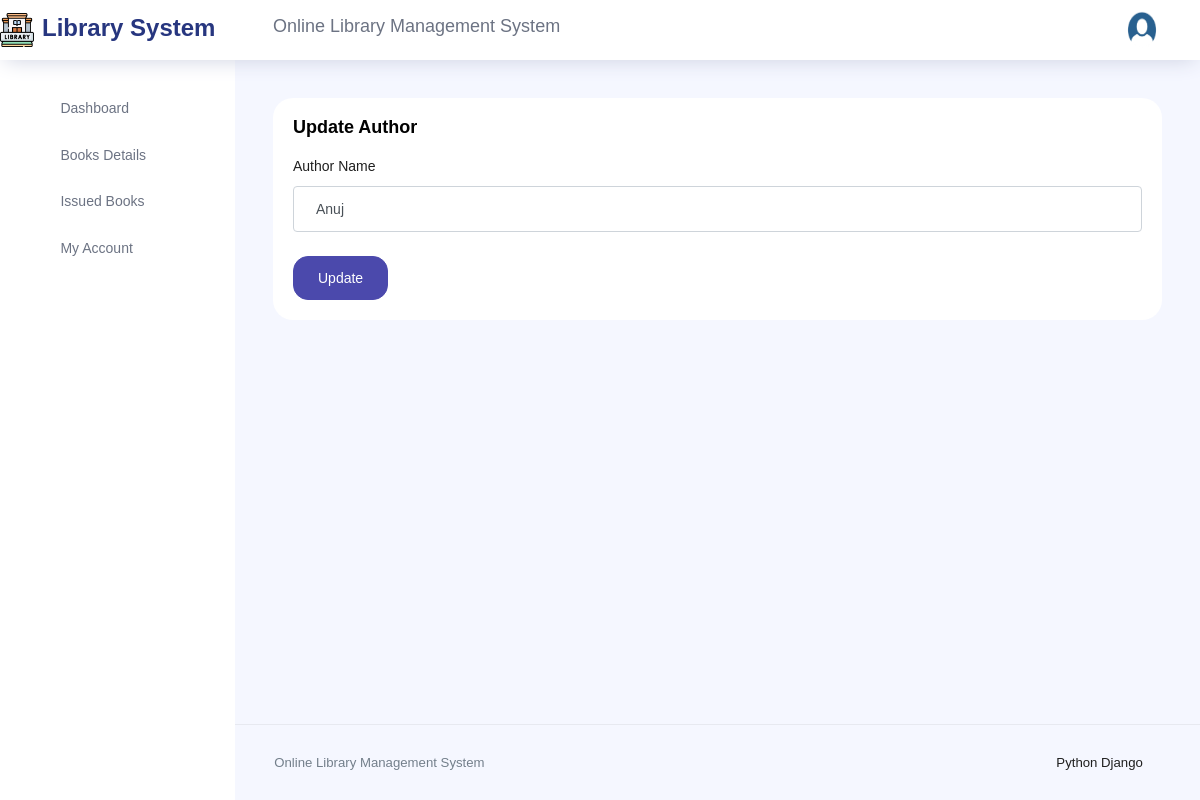
The page /UpdateAuthor/1 (signed in) on the database its author committed.
### olmsapp/models.py (models this page shows, shortened)
class CustomUser(AbstractUser):
    USER = (
        (1, 'admin'),
        (2, 'students'),
    )
    user_type = models.IntegerField(choices=USER, default=1)  # Changed to IntegerField
    profile_pic = models.ImageField(upload_to='media/profile_pic', blank=True, null=True)  # Optional field for profile pic

class Author(models.Model):
    authorname = models.CharField(max_length=200)
    created_at = models.DateTimeField(auto_now_add=True)
    updated_at = models.DateTimeField(auto_now=True)

### olms/adminviews.py (the view)
# urls.py: path('UpdateAuthor/<str:id>', adminviews.UPDATE_AUTHOR, name='update_author'),
def UPDATE_AUTHOR(request,id):
    auth = Author.objects.get(id=id)
    context = {
         'auth':auth,
    }
    return render(request,'admin/update_author.html',context)

### templates/admin/update_author.html (shortened to what this page needs)
{% extends 'base.html' %}
{% block content %}
  <div class="row">
            <div class="col-12 grid-margin stretch-card">
              <div class="card">
                <div class="card-body">
                  <h4 class="card-title">Update Author </h4>
                  <form class="forms-sample"method="POST" action="{% url 'update_author_details' %}">
                    <div class="form-group">
                      <label for="exampleInputName1">Author Name</label>
                      <input type="text"  name="authorname" class="form-control" required="true" value="{{auth.authorname}}">
                    </div>
                    <button type="submit" class="btn btn-primary mr-2">Update</button>
                  </form>
                </div>
              </div>
            </div>
          </div>{% endblock %}

### templates/includes/header.html (shortened to what this page needs)
{% load static %}
<nav class="navbar col-lg-12 col-12 p-0 fixed-top d-flex flex-row">
    <div class="text-center navbar-brand-wrapper d-flex align-items-center justify-content-center">
      <a class="navbar-brand brand-logo mr-5" href="{% url 'dashboard' %}"><img src="{% static 'assets/images/8074804.png'%}" class="mr-2" alt="logo"/><strong>Library System</strong></a>
    </div>
    <div class="navbar-menu-wrapper d-flex align-items-center justify-content-end">
   <h4 style="text-align: center;">Online Library Management System</h4>
      <ul class="navbar-nav navbar-nav-right">
        <li class="nav-item nav-profile dropdown">
          <a class="nav-link dropdown-toggle" href="#" data-toggle="dropdown" id="profileDropdown">
            {% if user.profile_pic %}
             <img src="{{ user.profile_pic.url }}" alt="profile">
             {% else %}
             <img src="/static/images/default.png" alt="profile">
              {% endif %}
          </a>
        </li>
      </ul>
    </div>
  </nav>

### rows shown on the page
CustomUser: profile_pic (picture)
Author: authorname "Anuj"
